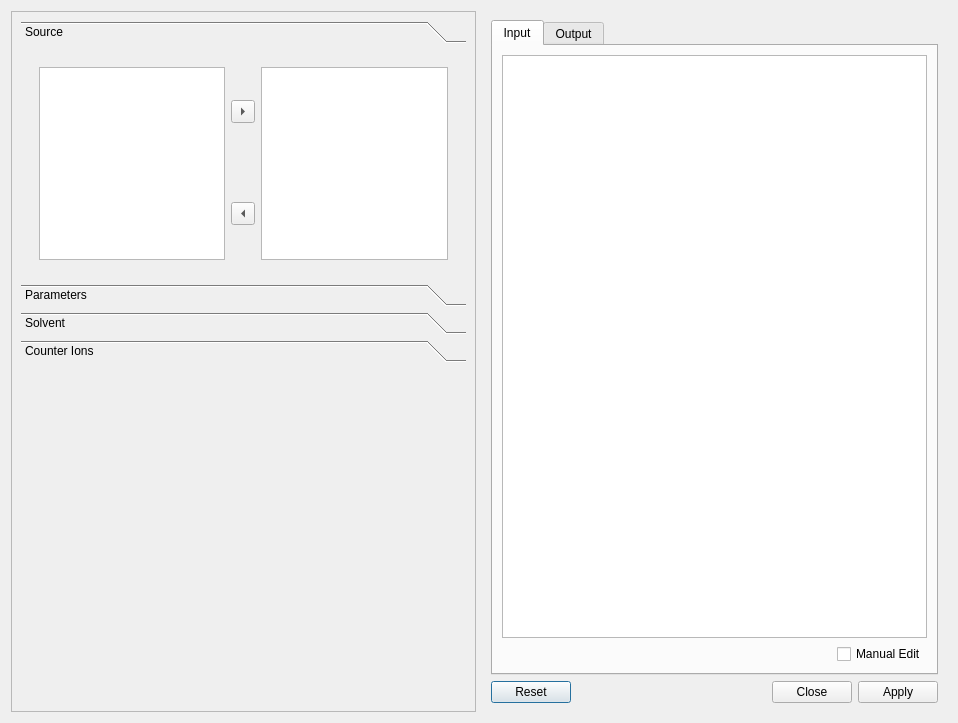
<?xml version="1.0" encoding="UTF-8"?>
<ui version="4.0">
 <class>SystemBuilderDialog</class>
 <widget class="QDialog" name="SystemBuilderDialog">
  <property name="geometry">
   <rect>
    <x>0</x>
    <y>0</y>
    <width>958</width>
    <height>723</height>
   </rect>
  </property>
  <property name="windowTitle">
   <string>Amber System Builder</string>
  </property>
  <property name="modal">
   <bool>false</bool>
  </property>
  <layout class="QHBoxLayout" name="horizontalLayout">
   <item>
    <widget class="QFrame" name="frame">
     <property name="frameShape">
      <enum>QFrame::StyledPanel</enum>
     </property>
     <property name="frameShadow">
      <enum>QFrame::Raised</enum>
     </property>
     <layout class="QVBoxLayout" name="verticalLayout_5">
      <item>
       <widget class="QToolBox" name="toolBox">
        <property name="currentIndex">
         <number>0</number>
        </property>
        <widget class="QWidget" name="sourcePage">
         <property name="geometry">
          <rect>
           <x>0</x>
           <y>0</y>
           <width>433</width>
           <height>240</height>
          </rect>
         </property>
         <attribute name="label">
          <string>Source</string>
         </attribute>
         <layout class="QVBoxLayout" name="verticalLayout_3">
          <item>
           <widget class="QWidget" name="widget_2" native="true">
            <property name="sizePolicy">
             <sizepolicy hsizetype="Ignored" vsizetype="Preferred">
              <horstretch>0</horstretch>
              <verstretch>0</verstretch>
             </sizepolicy>
            </property>
            <layout class="QHBoxLayout" name="horizontalLayout_2">
             <item>
              <widget class="QListWidget" name="sourceAvailList">
               <property name="sortingEnabled">
                <bool>true</bool>
               </property>
              </widget>
             </item>
             <item>
              <layout class="QVBoxLayout" name="sourceBottonLayout">
               <item>
                <widget class="QToolButton" name="sourceAddButton">
                 <property name="text">
                  <string/>
                 </property>
                 <property name="arrowType">
                  <enum>Qt::RightArrow</enum>
                 </property>
                </widget>
               </item>
               <item>
                <spacer name="verticalSpacer_2">
                 <property name="orientation">
                  <enum>Qt::Vertical</enum>
                 </property>
                 <property name="sizeType">
                  <enum>QSizePolicy::Maximum</enum>
                 </property>
                 <property name="sizeHint" stdset="0">
                  <size>
                   <width>20</width>
                   <height>40</height>
                  </size>
                 </property>
                </spacer>
               </item>
               <item>
                <widget class="QToolButton" name="sourceRemoveButton">
                 <property name="text">
                  <string>...</string>
                 </property>
                 <property name="arrowType">
                  <enum>Qt::LeftArrow</enum>
                 </property>
                </widget>
               </item>
              </layout>
             </item>
             <item>
              <widget class="QListWidget" name="sourceSelectedList"/>
             </item>
            </layout>
           </widget>
          </item>
         </layout>
        </widget>
        <widget class="QWidget" name="parametersPage">
         <property name="geometry">
          <rect>
           <x>0</x>
           <y>0</y>
           <width>433</width>
           <height>196</height>
          </rect>
         </property>
         <attribute name="label">
          <string>Parameters</string>
         </attribute>
         <layout class="QVBoxLayout" name="parametersLayout"/>
        </widget>
        <widget class="QWidget" name="solventPage">
         <property name="geometry">
          <rect>
           <x>0</x>
           <y>0</y>
           <width>433</width>
           <height>204</height>
          </rect>
         </property>
         <attribute name="label">
          <string>Solvent</string>
         </attribute>
         <layout class="QVBoxLayout" name="verticalLayout_10">
          <item>
           <layout class="QGridLayout" name="gridLayout_2">
            <item row="0" column="2">
             <spacer name="horizontalSpacer">
              <property name="orientation">
               <enum>Qt::Horizontal</enum>
              </property>
              <property name="sizeType">
               <enum>QSizePolicy::Preferred</enum>
              </property>
              <property name="sizeHint" stdset="0">
               <size>
                <width>40</width>
                <height>20</height>
               </size>
              </property>
             </spacer>
            </item>
            <item row="1" column="1">
             <widget class="QComboBox" name="solventBoxComboBox">
              <item>
               <property name="text">
                <string>TIP3PBOX</string>
               </property>
              </item>
              <item>
               <property name="text">
                <string>TIP3PFBOX</string>
               </property>
              </item>
              <item>
               <property name="text">
                <string>TIP4PBOX</string>
               </property>
              </item>
              <item>
               <property name="text">
                <string>TIP4PEWBOX</string>
               </property>
              </item>
              <item>
               <property name="text">
                <string>TIP5PBOX</string>
               </property>
              </item>
              <item>
               <property name="text">
                <string>QSPCFWBOX</string>
               </property>
              </item>
              <item>
               <property name="text">
                <string>SPCBOX</string>
               </property>
              </item>
              <item>
               <property name="text">
                <string>SPCFWBOX</string>
               </property>
              </item>
              <item>
               <property name="text">
                <string>OPCBOX</string>
               </property>
              </item>
              <item>
               <property name="text">
                <string>OPC3BOX</string>
               </property>
              </item>
              <item>
               <property name="text">
                <string>OPC3POLBOX</string>
               </property>
              </item>
              <item>
               <property name="text">
                <string>POL3BOX</string>
               </property>
              </item>
             </widget>
            </item>
            <item row="1" column="0">
             <widget class="QLabel" name="label_5">
              <property name="text">
               <string>Solvent</string>
              </property>
             </widget>
            </item>
            <item row="2" column="0">
             <widget class="QLabel" name="label_6">
              <property name="text">
               <string>Distance</string>
              </property>
             </widget>
            </item>
            <item row="0" column="0">
             <widget class="QLabel" name="label_7">
              <property name="text">
               <string>Command</string>
              </property>
             </widget>
            </item>
            <item row="3" column="0">
             <widget class="QLabel" name="label_8">
              <property name="text">
               <string>Closeness</string>
              </property>
             </widget>
            </item>
            <item row="3" column="2">
             <widget class="QCheckBox" name="soleventIsometricCheckBox">
              <property name="text">
               <string>Isometric</string>
              </property>
             </widget>
            </item>
            <item row="2" column="1">
             <widget class="QDoubleSpinBox" name="solventDistanceDoubleSpinBox">
              <property name="decimals">
               <number>1</number>
              </property>
              <property name="singleStep">
               <double>0.100000000000000</double>
              </property>
              <property name="stepType">
               <enum>QAbstractSpinBox::DefaultStepType</enum>
              </property>
              <property name="value">
               <double>10.000000000000000</double>
              </property>
             </widget>
            </item>
            <item row="3" column="1">
             <widget class="QDoubleSpinBox" name="solventClosenessDoubleSpinBox">
              <property name="decimals">
               <number>2</number>
              </property>
              <property name="singleStep">
               <double>0.010000000000000</double>
              </property>
              <property name="value">
               <double>1.000000000000000</double>
              </property>
             </widget>
            </item>
            <item row="0" column="1">
             <widget class="QComboBox" name="solventCommandComboBox">
              <property name="frame">
               <bool>true</bool>
              </property>
              <item>
               <property name="text">
                <string>solvateBox</string>
               </property>
              </item>
              <item>
               <property name="text">
                <string>solvateOct</string>
               </property>
              </item>
              <item>
               <property name="text">
                <string/>
               </property>
              </item>
             </widget>
            </item>
           </layout>
          </item>
          <item>
           <spacer name="verticalSpacer_5">
            <property name="orientation">
             <enum>Qt::Vertical</enum>
            </property>
            <property name="sizeHint" stdset="0">
             <size>
              <width>20</width>
              <height>40</height>
             </size>
            </property>
           </spacer>
          </item>
         </layout>
        </widget>
        <widget class="QWidget" name="ionsPage">
         <property name="geometry">
          <rect>
           <x>0</x>
           <y>0</y>
           <width>433</width>
           <height>196</height>
          </rect>
         </property>
         <attribute name="label">
          <string>Counter Ions</string>
         </attribute>
         <layout class="QVBoxLayout" name="verticalLayout_11">
          <item>
           <layout class="QGridLayout" name="gridLayout_3">
            <item row="0" column="1">
             <widget class="QComboBox" name="ionsCommandComboBox">
              <property name="frame">
               <bool>true</bool>
              </property>
              <item>
               <property name="text">
                <string>addIons2</string>
               </property>
              </item>
              <item>
               <property name="text">
                <string>addIons</string>
               </property>
              </item>
              <item>
               <property name="text">
                <string>addIonsRand</string>
               </property>
              </item>
              <item>
               <property name="text">
                <string/>
               </property>
              </item>
             </widget>
            </item>
            <item row="1" column="0">
             <widget class="QLabel" name="label_9">
              <property name="text">
               <string>Ion1</string>
              </property>
             </widget>
            </item>
            <item row="2" column="0">
             <widget class="QLabel" name="label_13">
              <property name="text">
               <string>Ion2</string>
              </property>
             </widget>
            </item>
            <item row="2" column="1">
             <widget class="QComboBox" name="ion2ComboBox"/>
            </item>
            <item row="0" column="0">
             <widget class="QLabel" name="label_12">
              <property name="text">
               <string>Command</string>
              </property>
             </widget>
            </item>
            <item row="1" column="2">
             <widget class="QSpinBox" name="numIon1SpinBox"/>
            </item>
            <item row="2" column="2">
             <widget class="QSpinBox" name="numIon2SpinBox"/>
            </item>
            <item row="1" column="1">
             <widget class="QComboBox" name="ion1ComboBox"/>
            </item>
           </layout>
          </item>
          <item>
           <spacer name="verticalSpacer_3">
            <property name="orientation">
             <enum>Qt::Vertical</enum>
            </property>
            <property name="sizeHint" stdset="0">
             <size>
              <width>20</width>
              <height>25</height>
             </size>
            </property>
           </spacer>
          </item>
         </layout>
        </widget>
       </widget>
      </item>
      <item>
       <spacer name="verticalSpacer">
        <property name="orientation">
         <enum>Qt::Vertical</enum>
        </property>
        <property name="sizeHint" stdset="0">
         <size>
          <width>20</width>
          <height>40</height>
         </size>
        </property>
       </spacer>
      </item>
     </layout>
    </widget>
   </item>
   <item>
    <widget class="QFrame" name="frame_2">
     <layout class="QVBoxLayout" name="verticalLayout">
      <item>
       <widget class="QTabWidget" name="tabWidget">
        <property name="currentIndex">
         <number>0</number>
        </property>
        <widget class="QWidget" name="tab_3">
         <attribute name="title">
          <string>Input</string>
         </attribute>
         <layout class="QVBoxLayout" name="verticalLayout_6">
          <item>
           <widget class="QPlainTextEdit" name="inputTextEdit">
            <property name="readOnly">
             <bool>true</bool>
            </property>
           </widget>
          </item>
          <item>
           <layout class="QHBoxLayout" name="horizontalLayout_3">
            <item>
             <spacer name="horizontalSpacer_2">
              <property name="orientation">
               <enum>Qt::Horizontal</enum>
              </property>
              <property name="sizeHint" stdset="0">
               <size>
                <width>40</width>
                <height>20</height>
               </size>
              </property>
             </spacer>
            </item>
            <item>
             <widget class="QCheckBox" name="editCheckBox">
              <property name="text">
               <string>Manual Edit</string>
              </property>
             </widget>
            </item>
           </layout>
          </item>
         </layout>
        </widget>
        <widget class="QWidget" name="tab_4">
         <attribute name="title">
          <string>Output</string>
         </attribute>
         <layout class="QVBoxLayout" name="verticalLayout_7">
          <item>
           <widget class="QPlainTextEdit" name="outputTextEdit">
            <property name="readOnly">
             <bool>true</bool>
            </property>
           </widget>
          </item>
         </layout>
        </widget>
       </widget>
      </item>
      <item>
       <widget class="QDialogButtonBox" name="buttonBox">
        <property name="standardButtons">
         <set>QDialogButtonBox::Apply|QDialogButtonBox::Close|QDialogButtonBox::Reset</set>
        </property>
       </widget>
      </item>
     </layout>
    </widget>
   </item>
  </layout>
 </widget>
 <resources/>
 <connections>
  <connection>
   <sender>buttonBox</sender>
   <signal>rejected()</signal>
   <receiver>SystemBuilderDialog</receiver>
   <slot>reject()</slot>
   <hints>
    <hint type="sourcelabel">
     <x>716</x>
     <y>690</y>
    </hint>
    <hint type="destinationlabel">
     <x>478</x>
     <y>361</y>
    </hint>
   </hints>
  </connection>
 </connections>
</ui>
